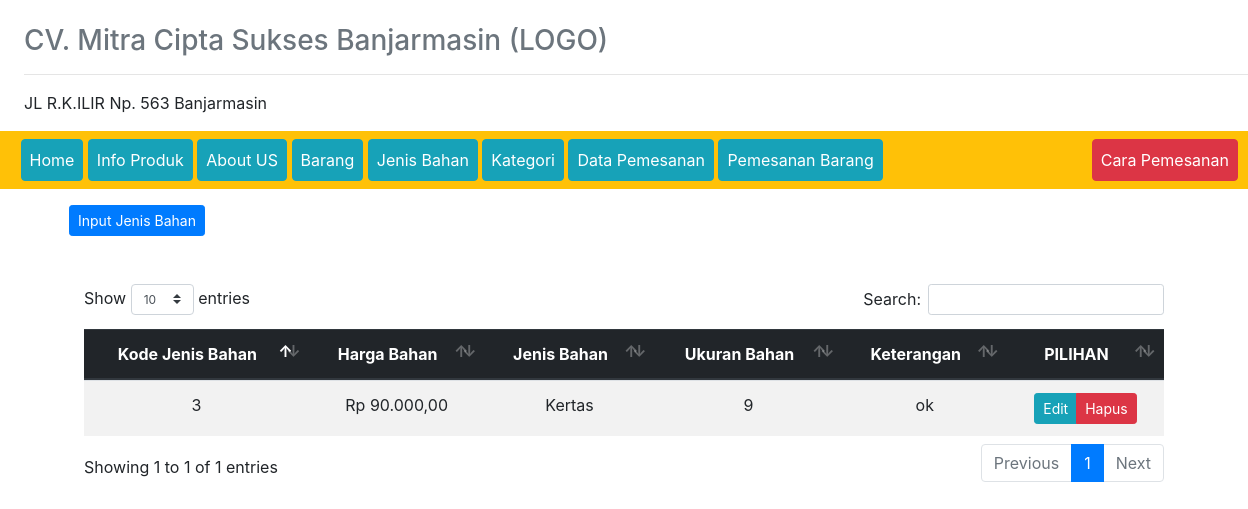
The app's page /?view=bahan (signed in), older data.
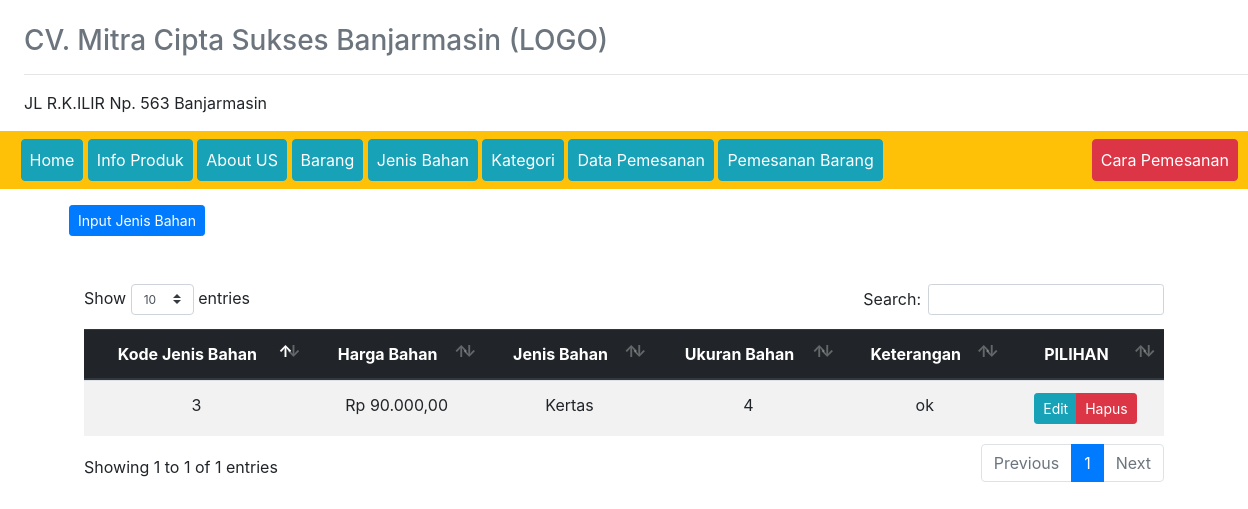
The same page, newer data.
### tables this page shows
CREATE TABLE `jenis_bahan` (
  `kode_jenis_bahan` int(50) NOT NULL,
  `harga_bahan` int(25) NOT NULL,
  `jenis_bahan` varchar(50) NOT NULL,
  `ketarangan` varchar(255) NOT NULL,
  `ukuran_bahan` int(10) NOT NULL
);

### models/admin.php (called while the page is built, shortened)
<?php
class Admin
{
  private $mysqli;
  function __construct($mysqli)
  {
    $this->mysqli = $mysqli;
  }
  public function showJenisBahan()
  {
    $db = $this->mysqli->conn;
    $sql = " SELECT * FROM jenis_bahan ";
    $query = $db->query($sql);
    return $query;
  }
}
?>

### view/jenis-bahan.php (the view)
<div class="header-hal">
    <a href="?view=input-bahan" class="btn btn-sm btn-primary">Input Jenis Bahan</a>
</div>
<div class="container mt-5">
<div class="daftar-table table-responsive">
  <table class="table table-striped text-center" id="table">
    <thead class="thead-dark">
      <tr>
        <th>Kode Jenis Bahan</th>
        <th>Harga Bahan</th>
        <th>Jenis Bahan </th>
        <th>Ukuran Bahan</th>
        <th>Keterangan</th>
        <th>PILIHAN</th>
      </tr>
    </thead>
    <tbody>
      <?php
      $data = $objAdmin->showJenisBahan();
      while ($a = $data->fetch_object()) {
      ?>
      <tr>
        <td><?=$a->kode_jenis_bahan ?></td>
        <td><?=$rp = "Rp " . number_format($a->harga_bahan, 2, ',', '.')?></td>
        <td><?=$a->jenis_bahan ?></td>
        <td><?=$a->ukuran_bahan ?></td>
        <td><?=$a->ketarangan ?></td>
        <td>
          <div class="btn-group">
            <a href="?view=edit-jenis-bahan&id_bahan=<?=$a->kode_jenis_bahan ?>" class="btn btn-sm btn-info">Edit</a>
            <a href="?view=hapus-jenis-bahan&id_bahan=<?=$a->kode_jenis_bahan ?>" onclick="return confirm('Hapus data ?')" class="btn btn-sm btn-danger">Hapus</a>
          </div>
        </td>
      </tr>
    <?php } ?>
    </tbody>
  </table>
</div>
</div>

Row changes from the older to the newer data that the page shows:
changed jenis_bahan "Rp 90.000,00": ukuran_bahan "9" → "4"
